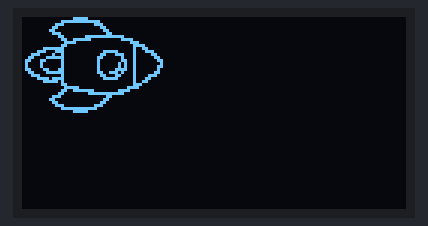
The sketch below on a simulated Arduino Uno, built with avr-gcc and run on an emulated ATmega328P. On the bench: 128×64 one-colour display.

Above: at 0.06 s.

The sketch:

guia3_demoAnimacionBasica.ino
```cpp
/*
 * Demo de como hacer una animacion sencilla
 * Arduino A4 a pantalla Oled SDA
 * Arduino A5 a pantalla Oled SCK
 * Arduino pin A0 a VRx
 * Arduino pin A1 a VRy
 * Arduino D2 a SW
 *
 * Guillermo Sampallo
 * https://github.com/gsampallo/guiajuego
 */
#include <SPI.h>
#include <Wire.h>
#include <Adafruit_GFX.h>
#include <Adafruit_SSD1306.h>

#define OLED_RESET 4
Adafruit_SSD1306 display(OLED_RESET);

void setup() {
  display.begin(SSD1306_SWITCHCAPVCC, 0x3C);
  display.clearDisplay();

}

// 'spaceship', 48x32px
const unsigned char myBitmap1 [] PROGMEM = {
  0x00, 0x00, 0x7c, 0x00, 0x00, 0x00, 0x00, 0x07, 0xff, 0xc0, 0x00, 0x00, 0x00, 0x1c, 0x00, 0xe0,
  0x00, 0x00, 0x00, 0x30, 0x00, 0x30, 0x00, 0x00, 0x00, 0x60, 0x00, 0x18, 0x00, 0x00, 0x00, 0x38,
  0x00, 0x0c, 0x00, 0x00, 0x00, 0x0c, 0x07, 0xff, 0xc0, 0x00, 0x00, 0x06, 0x7e, 0x00, 0x78, 0x00,
  0x00, 0x03, 0xc0, 0x00, 0x0e, 0x00, 0x00, 0x06, 0x00, 0x00, 0x07, 0x80, 0x01, 0xfc, 0x00, 0x00,
  0x04, 0xc0, 0x07, 0x1c, 0x00, 0x1f, 0x04, 0x70, 0x1c, 0x24, 0x00, 0x31, 0xc4, 0x18, 0x30, 0xfc,
  0x00, 0x60, 0x44, 0x0c, 0x63, 0x04, 0x00, 0x40, 0x64, 0x06, 0x42, 0x04, 0x00, 0x40, 0xa4, 0x02,
  0x42, 0x04, 0x00, 0x40, 0xa4, 0x06, 0x61, 0x8c, 0x00, 0x41, 0xe4, 0x04, 0x30, 0xfc, 0x00, 0x67,
  0x44, 0x0c, 0x1c, 0x04, 0x00, 0x31, 0x84, 0x38, 0x07, 0xbc, 0x00, 0x1f, 0x04, 0x60, 0x01, 0xf4,
  0x00, 0x00, 0x04, 0xc0, 0x00, 0x06, 0x00, 0x00, 0x07, 0x00, 0x00, 0x03, 0xe0, 0x00, 0x1e, 0x00,
  0x00, 0x06, 0x7f, 0x00, 0xf0, 0x00, 0x00, 0x0c, 0x03, 0xff, 0xc0, 0x00, 0x00, 0x38, 0x00, 0x0c,
  0x00, 0x00, 0x00, 0x60, 0x00, 0x18, 0x00, 0x00, 0x00, 0x30, 0x00, 0x30, 0x00, 0x00, 0x00, 0x1c,
  0x00, 0xe0, 0x00, 0x00, 0x00, 0x07, 0xff, 0x80, 0x00, 0x00, 0x00, 0x00, 0x7c, 0x00, 0x00, 0x00
};
// 'spaceship1', 48x32px
const unsigned char myBitmap2 [] PROGMEM = {
  0x00, 0x00, 0x7c, 0x00, 0x00, 0x00, 0x00, 0x07, 0xff, 0xc0, 0x00, 0x00, 0x00, 0x1c, 0x00, 0xe0,
  0x00, 0x00, 0x00, 0x30, 0x00, 0x30, 0x00, 0x00, 0x00, 0x60, 0x00, 0x18, 0x00, 0x00, 0x00, 0x38,
  0x00, 0x0c, 0x00, 0x00, 0x00, 0x0c, 0x07, 0xff, 0xc0, 0x00, 0x00, 0x06, 0x7e, 0x00, 0x78, 0x00,
  0x00, 0x03, 0xc0, 0x00, 0x0e, 0x00, 0x00, 0x06, 0x00, 0x00, 0x07, 0x80, 0x00, 0x04, 0x00, 0x00,
  0x04, 0xc0, 0x00, 0x04, 0x00, 0x1f, 0x04, 0x70, 0x00, 0x04, 0x00, 0x31, 0xc4, 0x18, 0x00, 0xfc,
  0x00, 0x60, 0x44, 0x0c, 0x03, 0x04, 0x00, 0x40, 0x64, 0x06, 0x02, 0x04, 0x00, 0x40, 0xa4, 0x02,
  0x02, 0x04, 0x00, 0x40, 0xa4, 0x06, 0x01, 0x8c, 0x00, 0x41, 0xe4, 0x04, 0x00, 0xfc, 0x00, 0x67,
  0x44, 0x0c, 0x00, 0x04, 0x00, 0x31, 0x84, 0x38, 0x00, 0x04, 0x00, 0x1f, 0x04, 0x60, 0x00, 0x04,
  0x00, 0x00, 0x04, 0xc0, 0x00, 0x06, 0x00, 0x00, 0x07, 0x00, 0x00, 0x03, 0xe0, 0x00, 0x1e, 0x00,
  0x00, 0x06, 0x7f, 0x00, 0xf0, 0x00, 0x00, 0x0c, 0x03, 0xff, 0xc0, 0x00, 0x00, 0x38, 0x00, 0x0c,
  0x00, 0x00, 0x00, 0x60, 0x00, 0x18, 0x00, 0x00, 0x00, 0x30, 0x00, 0x30, 0x00, 0x00, 0x00, 0x1c,
  0x00, 0xe0, 0x00, 0x00, 0x00, 0x07, 0xff, 0x80, 0x00, 0x00, 0x00, 0x00, 0x7c, 0x00, 0x00, 0x00
};
// 'spaceship2', 48x32px
const unsigned char myBitmap3 [] PROGMEM = {
  0x00, 0x00, 0x7c, 0x00, 0x00, 0x00, 0x00, 0x07, 0xff, 0xc0, 0x00, 0x00, 0x00, 0x1c, 0x00, 0xe0,
  0x00, 0x00, 0x00, 0x30, 0x00, 0x30, 0x00, 0x00, 0x00, 0x60, 0x00, 0x18, 0x00, 0x00, 0x00, 0x38,
  0x00, 0x0c, 0x00, 0x00, 0x00, 0x0c, 0x07, 0xff, 0xc0, 0x00, 0x00, 0x06, 0x7e, 0x00, 0x78, 0x00,
  0x00, 0x03, 0xc0, 0x00, 0x0e, 0x00, 0x00, 0x06, 0x00, 0x00, 0x07, 0x80, 0x00, 0x04, 0x00, 0x00,
  0x04, 0xc0, 0x00, 0x04, 0x00, 0x1f, 0x04, 0x70, 0x00, 0x04, 0x00, 0x31, 0xc4, 0x18, 0x00, 0x04,
  0x00, 0x60, 0x44, 0x0c, 0x00, 0x04, 0x00, 0x40, 0x64, 0x06, 0x00, 0x04, 0x00, 0x40, 0xa4, 0x02,
  0x00, 0x04, 0x00, 0x40, 0xa4, 0x06, 0x00, 0x04, 0x00, 0x41, 0xe4, 0x04, 0x00, 0x04, 0x00, 0x67,
  0x44, 0x0c, 0x00, 0x04, 0x00, 0x31, 0x84, 0x38, 0x00, 0x04, 0x00, 0x1f, 0x04, 0x60, 0x00, 0x04,
  0x00, 0x00, 0x04, 0xc0, 0x00, 0x06, 0x00, 0x00, 0x07, 0x00, 0x00, 0x03, 0xe0, 0x00, 0x1e, 0x00,
  0x00, 0x06, 0x7f, 0x00, 0xf0, 0x00, 0x00, 0x0c, 0x03, 0xff, 0xc0, 0x00, 0x00, 0x38, 0x00, 0x0c,
  0x00, 0x00, 0x00, 0x60, 0x00, 0x18, 0x00, 0x00, 0x00, 0x30, 0x00, 0x30, 0x00, 0x00, 0x00, 0x1c,
  0x00, 0xe0, 0x00, 0x00, 0x00, 0x07, 0xff, 0x80, 0x00, 0x00, 0x00, 0x00, 0x7c, 0x00, 0x00, 0x00
};

int imagen = 1;
void loop() {
  display.clearDisplay();


  if(imagen > 3) {
    imagen = 1;
  }

  if(imagen == 1) {
	  display.drawBitmap(0, 0, myBitmap1,48, 32, WHITE);
  } else if(imagen == 2) {
	  display.drawBitmap(0, 0, myBitmap2,48, 32, WHITE);
  } else if(imagen == 3) {
	  display.drawBitmap(0, 0, myBitmap3,48, 32, WHITE);
  }
  imagen++;

  display.display();

  delay(50);
}
```
